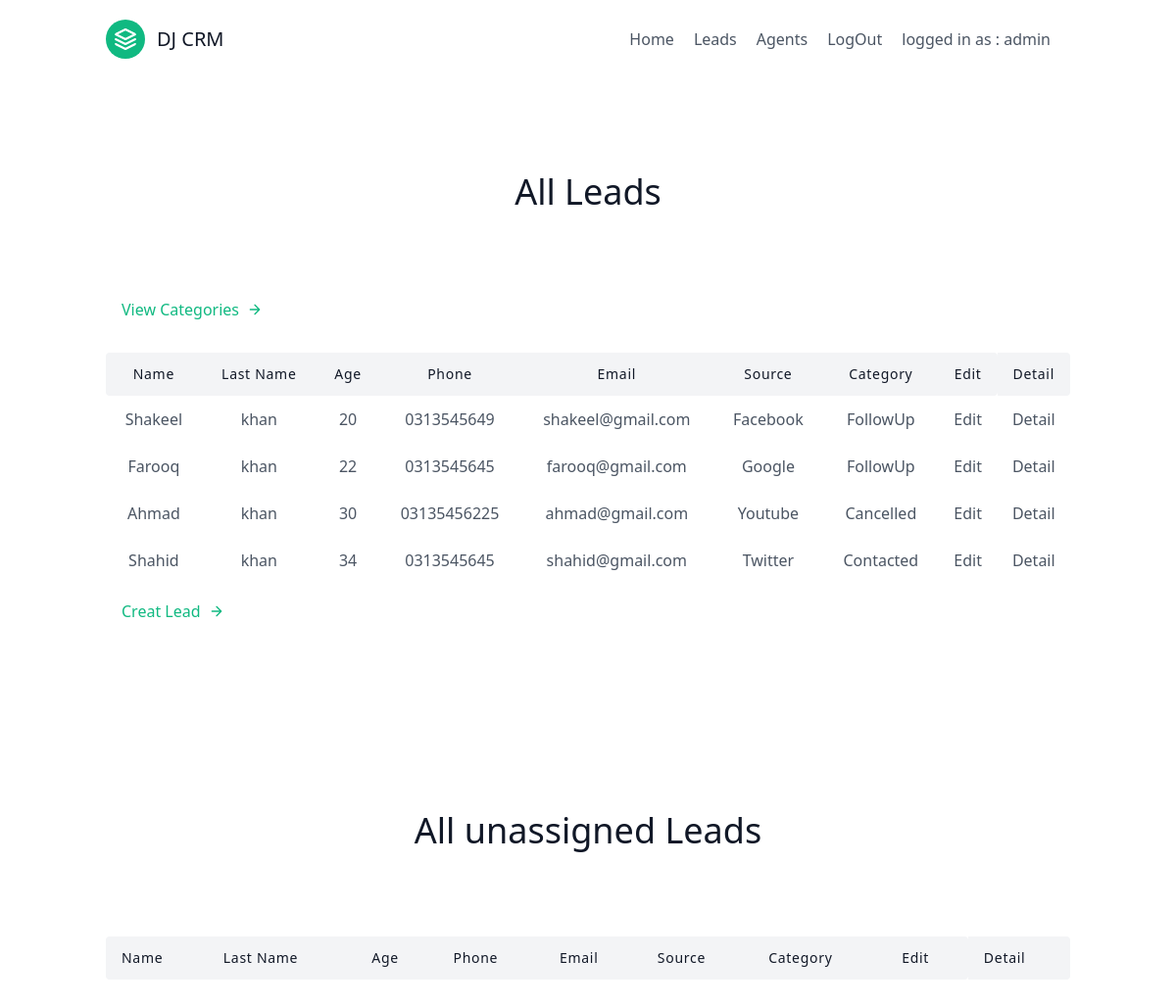
Screenshot of /leads/ (signed in) with the database file from the repository.
### leads/models.py (models this page shows, shortened)
class User(AbstractUser):
    is_orgnaizer = models.BooleanField(default=False , null=True )
    is_agent = models.BooleanField(default=False , null=True )

class Lead(models.Model):
    SOURCE_CHOICES = (
        ('Facebook','Facebook'),
        ('Google','Google'),
        ('Youtube','Youtube'),
        ('Twitter','Twitter'),
    )
    first_name = models.CharField(max_length=255)
    last_name = models.CharField(max_length=255)
    age = models.IntegerField()
    sources = models.CharField(choices=SOURCE_CHOICES,max_length=255)
    agent = models.ForeignKey ("Agent", null=True, blank=True, on_delete=models.SET_NULL)
    organization = models.ForeignKey ("UserProfile", null=True, blank=True, on_delete=models.SET_NULL)
    category = models.ForeignKey ("Category", related_name="leads" , null=True, blank=True, on_delete=models.SET_NULL)
    date = models.DateTimeField(auto_now_add=True)
    discription = models.TextField(max_length=255)
    phone = models.CharField(max_length=255)
    email = models.EmailField()
    photo = models.ImageField(upload_to='profile_pictures/',null=True, blank=True)

class Category(models.Model):
    name = models.CharField( max_length=30)
    organization = models.ForeignKey ("UserProfile", on_delete=models.CASCADE)
    def __str__(self):
        return f"{self.name}"

### leads/views.py (the view)
# urls.py: path('', views.LeadListView.as_view() , name = 'lead_list'),
class LeadListView(LoginRequiredMixin,ListView):
    template_name = 'leads/lead_list.html'
    context_object_name = 'leads'
    def get_queryset(self):
        user = self.request.user
        if user.is_orgnaizer:
            queryset = Lead.objects.filter(organization=user.userprofile, agent__isnull=False)
        else :
            queryset = Lead.objects.filter(organization=user.agent.organization)
            queryset = queryset.filter(agent__user=self.request.user)
        return queryset
    def get_context_data(self, **kwargs):
        context = super(LeadListView,self).get_context_data(**kwargs)
        user = self.request.user
        if user.is_orgnaizer:
            queryset = Lead.objects.filter(organization=user.userprofile , agent__isnull=True)
            context.update({
                'Unassignes_leads':queryset,
            })
            return context

### leads/templates/leads/lead_list.html (shortened to what this page needs)
{% extends "base.html" %}
    {% block content %}
        <section class="text-gray-600 body-font">
            <div class="container px-5 py-24 mx-auto">
              <div class="flex flex-col text-center w-full mb-20">
                <h1 class="sm:text-4xl text-3xl font-medium title-font mb-2 text-gray-900">All Leads</h1>
              </div>
              <div class="flex pl-4 mt-4  w-full mx-auto mb-8">
                <a class="text-green-500 inline-flex items-center md:mb-2 lg:mb-0 " href="{% url 'category_list' %}">View Categories
                  <svg fill="none" stroke="currentColor" stroke-linecap="round" stroke-linejoin="round" stroke-width="2" class="w-4 h-4 ml-2" viewBox="0 0 24 24">
                    <path d="M5 12h14M12 5l7 7-7 7"></path>
                  </svg>
                </a>
              </div>
              <div class=" w-full mx-auto overflow-auto ">
                <table class="table-auto w-full text-left whitespace-no-wrap">
                  <thead class="text-center">
                    <tr>
                      <th class="px-4 py-3 title-font tracking-wider font-medium text-gray-900 text-sm bg-gray-100 rounded-tl rounded-bl">Name</th>
                      <th class="px-4 py-3 title-font tracking-wider font-medium text-gray-900 text-sm bg-gray-100">Last Name</th>
                      <th class="px-4 py-3 title-font tracking-wider font-medium text-gray-900 text-sm bg-gray-100">Age</th>
                      <th class="px-4 py-3 title-font tracking-wider font-medium text-gray-900 text-sm bg-gray-100">Phone</th>
                      <th class="px-4 py-3 title-font tracking-wider font-medium text-gray-900 text-sm bg-gray-100">Email</th>
                      <th class="px-4 py-3 title-font tracking-wider font-medium text-gray-900 text-sm bg-gray-100">Source</th>
                      <th class="px-4 py-3 title-font tracking-wider font-medium text-gray-900 text-sm bg-gray-100">Category</th>
                      <th class=" px-4 py-3  title-font tracking-wider font-medium text-gray-900 text-sm bg-gray-100 rounded-tr rounded-br "> Edit</th>
                      <th class=" px-4 py-3  title-font tracking-wider font-medium text-gray-900 text-sm bg-gray-100 rounded-tr rounded-br "> Detail</th>
                    </tr>
                  </thead>
                  <tbody class="text-center">
                    {% for lead in leads %}
                        <tr>
                        <td class="px-4 py-3">{{lead.first_name}}</td>
                        <td class="px-4 py-3">{{lead.last_name}}</td>
                        <td class="px-4 py-3">{{lead.age}}</td>
                        <td class="px-4 py-3">{{lead.phone}}</td>
                        <td class="px-4 py-3">{{lead.email}}</td>
                        <td class="px-4 py-3">{{lead.sources}}</td>
                        <td class="px-4 py-3">{{lead.category}}</td>
                        <td class="w-10 text-center">
                            <a href="{% url 'lead_update' lead.pk %}" class="hover:text-blue-500">Edit</a>
                        </td>
                        <td class="w-12 text-center">
                            <a href="{% url 'lead_detail' lead.pk %}" class="hover:text-blue-500">Detail</a>
                        </td>
                        </tr>
                    {% endfor %}
                  </tbody>
                </table>
              </div>
              <div class="flex pl-4 mt-4  w-full mx-auto">
                <a class="text-green-500 inline-flex items-center md:mb-2 lg:mb-0" href="{% url 'lead_create' %}">Creat Lead
                  <svg fill="none" stroke="currentColor" stroke-linecap="round" stroke-linejoin="round" stroke-width="2" class="w-4 h-4 ml-2" viewBox="0 0 24 24">
                    <path d="M5 12h14M12 5l7 7-7 7"></path>
                  </svg>
                </a>
              </div>
            </div>
          </section>
          <div class="container px-5 py-24 mx-auto">
            <div class="flex flex-col text-center w-full mb-20">
              <h1 class="sm:text-4xl text-3xl font-medium title-font mb-2 text-gray-900">All unassigned Leads</h1>
            </div>
            <div class=" w-full mx-auto overflow-auto">
              <table class="table-auto w-full text-left whitespace-no-wrap">
                <thead>
                  <tr>
                    <th class="px-4 py-3 title-font tracking-wider font-medium text-gray-900 text-sm bg-gray-100 rounded-tl rounded-bl">Name</th>
                    <th class="px-4 py-3 title-font tracking-wider font-medium text-gray-900 text-sm bg-gray-100">Last Name</th>
                    <th class="px-4 py-3 title-font tracking-wider font-medium text-gray-900 text-sm bg-gray-100">Age</th>
                    <th class="px-4 py-3 title-font tracking-wider font-medium text-gray-900 text-sm bg-gray-100">Phone</th>
                      <th class="px-4 py-3 title-font tracking-wider font-medium text-gray-900 text-sm bg-gray-100">Email</th>
                    <th class="px-4 py-3 title-font tracking-wider font-medium text-gray-900 text-sm bg-gray-100">Source</th>
                    <th class="px-4 py-3 title-font tracking-wider font-medium text-gray-900 text-sm bg-gray-100">Category</th>
                    <th class=" px-4 py-3  title-font tracking-wider font-medium text-gray-900 text-sm bg-gray-100 rounded-tr rounded-br "> Edit</th>
                    <th class=" px-4 py-3  title-font tracking-wider font-medium text-gray-900 text-sm bg-gray-100 rounded-tr rounded-br "> Detail</th>
                  </tr>
                </thead>
              </table>
            </div>
          </div>
    {% endblock %}

### templates/base.html (shortened to what this page needs)
<!DOCTYPE html>
<html lang="en">
<head>
    <link href="https://unpkg.com/tailwindcss@^2/dist/tailwind.min.css" rel="stylesheet">
</head>
<body>
    <div class="max-w-6xl  mx-auto">
        {% include 'includes/navebar.html'%}
        {% block content %}
        {% endblock %}
    </div>
</body>
</html>

### templates/includes/navebar.html
<header class="text-gray-600 body-font">
    <div class="container mx-auto flex flex-wrap p-5 flex-col md:flex-row items-center">
      <a class="flex title-font font-medium items-center text-gray-900 mb-4 md:mb-0">
        <svg xmlns="http://www.w3.org/2000/svg" fill="none" stroke="currentColor" stroke-linecap="round" stroke-linejoin="round" stroke-width="2" class="w-10 h-10 text-white p-2 bg-green-500 rounded-full" viewBox="0 0 24 24">
          <path d="M12 2L2 7l10 5 10-5-10-5zM2 17l10 5 10-5M2 12l10 5 10-5"></path>
        </svg>
        <span class="ml-3 text-xl">DJ CRM</span>
      </a>
      <nav class="md:ml-auto flex flex-wrap items-center text-base justify-center">
        <a class="mr-5 hover:text-gray-900" href="{% url 'home'%}">Home</a>
        {% if request.user.is_authenticated  %}
        <a class="mr-5 hover:text-gray-900" href="{% url 'lead_list' %}">Leads</a>
        {% if request.user.is_orgnaizer %}
          <a class="mr-5 hover:text-gray-900" href="{% url 'agent_list'%}">Agents</a>
        {% endif %}
          <a class="mr-5 hover:text-gray-900" href = "{% url 'logout'%}">LogOut</a>
          <a class="mr-5 hover:text-gray-900">logged in as : {{request.user.username}}</a>
        {% else %}
          <a class="mr-5 hover:text-gray-900"  href = "{% url 'signup'%}">Signup</a>
          <a class="mr-5 hover:text-gray-900" href = "{% url 'login'%}" >Login</a>
        {% endif %}
      </nav>
    </div>
  </header>

### rows the page displays
User: user.username "admin"
Lead: first_name "Shakeel", last_name "khan", age "20", phone "0313545649", email "shakeel@gmail.com", sources "Facebook", category "FollowUp"
Lead: first_name "Farooq", last_name "khan", age "22", phone "0313545645", email "farooq@gmail.com", sources "Google", category "FollowUp"
Lead: first_name "Ahmad", last_name "khan", age "30", phone "03135456225", email "ahmad@gmail.com", sources "Youtube", category "Cancelled"
Lead: first_name "Shahid", last_name "khan", age "34", phone "0313545645", email "shahid@gmail.com", sources "Twitter", category "Contacted"
